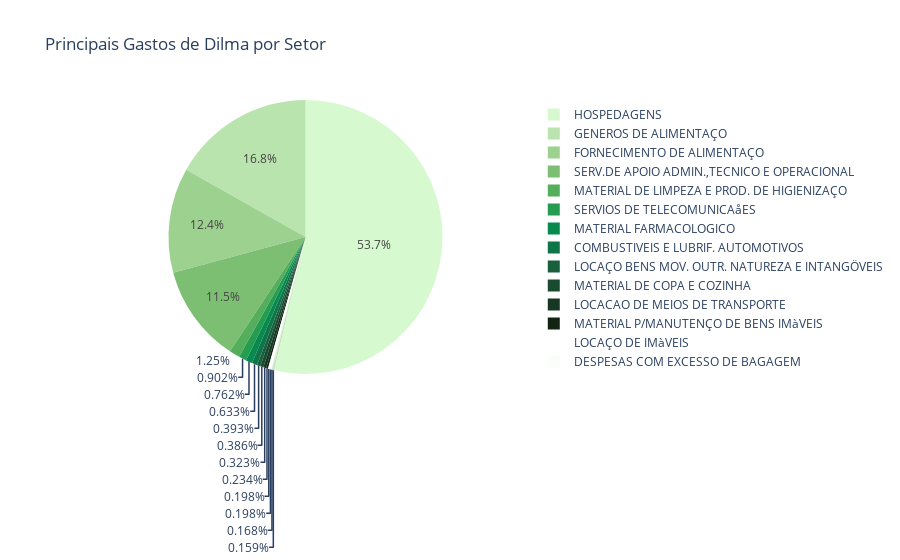

Notebook code cell kept with this figure:
### Code cell
fig_dilma_setores = px.pie(gastos_dilma_setores.head(20), values='VALOR_CORRIGIDO', names='SUBELEMENTO DE DESPESA', title='Principais Gastos de Dilma por Setor',
color_discrete_sequence=px.colors.sequential.algae)
fig_dilma_setores.show()

### Figure 1 — Plotly figure (JSON) as saved in the notebook; plotly's stock layout.template omitted (floating-point values rounded to 4 significant figures)
{"data": [{"domain": {"x": [0, 1], "y": [0, 1]}, "hovertemplate": "SUBELEMENTO DE DESPESA=%{label}<br>VALOR_CORRIGIDO=%{value}<extra></extra>", "labels": ["HOSPEDAGENS", "GENEROS DE ALIMENTAÇO", "FORNECIMENTO DE ALIMENTAÇO", "SERV.DE APOIO ADMIN.,TECNICO E OPERACIONAL", "SERV.DE APOIO ADMIN.,TECNICO E OPERACIONAL", "MATERIAL DE LIMPEZA E PROD. DE HIGIENIZAÇO", "SERVIOS DE TELECOMUNICAåES", "MATERIAL FARMACOLOGICO", "GENEROS DE ALIMENTAÇO", "COMBUSTIVEIS E LUBRIF. AUTOMOTIVOS", "FORNECIMENTO DE ALIMENTAÇO", "HOSPEDAGENS", "LOCAÇO BENS MOV. OUTR. NATUREZA E INTANGÖVEIS", "MATERIAL DE COPA E COZINHA", "LOCACAO DE MEIOS DE TRANSPORTE", "MATERIAL P/MANUTENÇO DE BENS IMàVEIS", "LOCAÇO DE IMàVEIS", "DESPESAS COM EXCESSO DE BAGAGEM", "LIMPEZA E CONSERVAÇO", "MANUT. E CONS. DE VEÖCULOS"], "legendgroup": "", "name": "", "showlegend": true, "type": "pie", "values": [30130000.0, 9100000.0, 6700000.0, 5577000.0, 932500.0, 708000.0, 510100.0, 430900.0, 414400.0, 358100.0, 299300.0, 245600.0, 222300.0, 218300.0, 182700.0, 132500.0, 112100.0, 112100.0, 95210.0, 90070.0]}], "layout": {"legend": {"tracegroupgap": 0}, "piecolorway": ["rgb(214, 249, 207)", "rgb(186, 228, 174)", "rgb(156, 209, 143)", "rgb(124, 191, 115)", "rgb(85, 174, 91)", "rgb(37, 157, 81)", "rgb(7, 138, 78)", "rgb(13, 117, 71)", "rgb(23, 95, 61)", "rgb(25, 75, 49)", "rgb(23, 55, 35)", "rgb(17, 36, 20)"], "title": {"text": "Principais Gastos de Dilma por Setor"}}}
